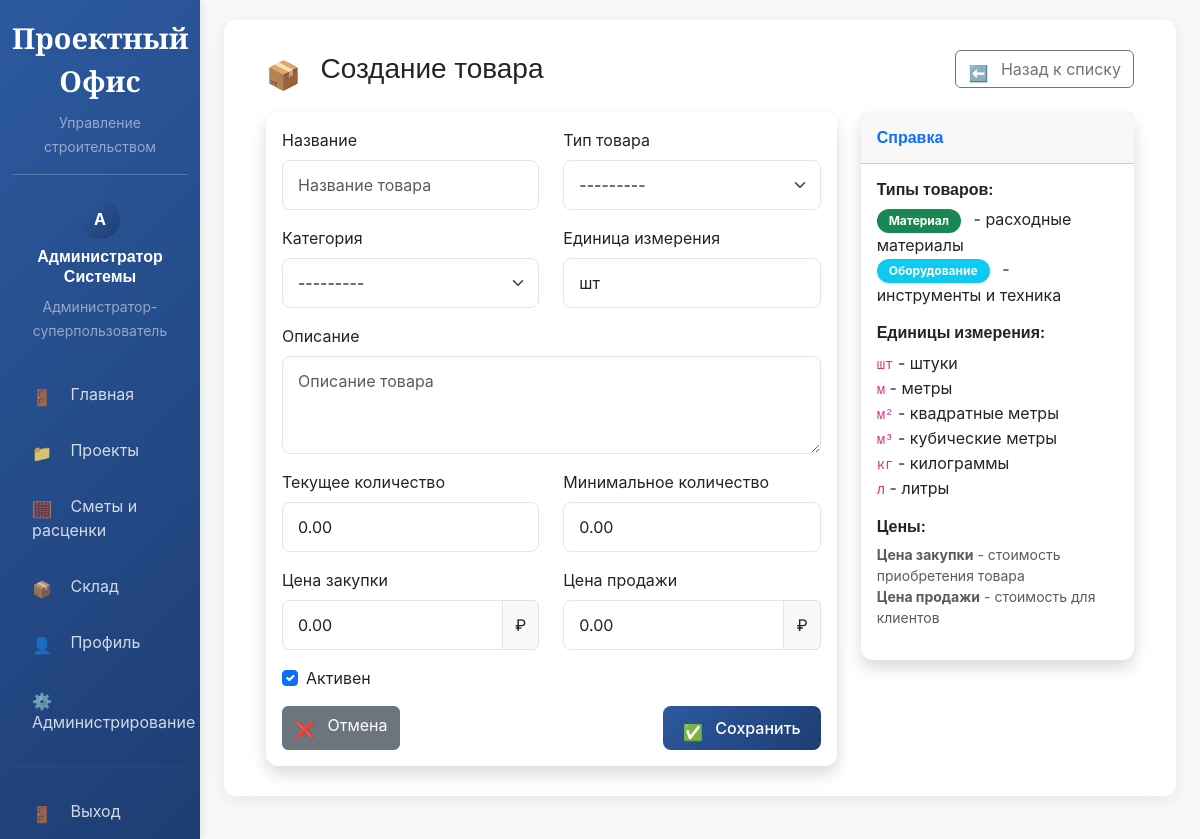
The app's page /warehouse/items/create/ (signed in) with its own data.
### accounts/models.py (models this page shows, shortened)
class User(AbstractUser):
    class Role(models.TextChoices):
        ADMIN = 'admin', _('Администратор-суперпользователь')
        CHIEF_ENGINEER = 'chief_engineer', _('Главный инженер')
        FOREMAN = 'foreman', _('Прораб')
        WAREHOUSE_KEEPER = 'warehouse_keeper', _('Кладовщик')
        SUPPLIER = 'supplier', _('Снабженец')
        ECONOMIST = 'economist', _('Экономист/Начальник коммерческого отдела')
        CONTRACTOR = 'contractor', _('Подрядчик')
    email = models.EmailField(_('Email адрес'), unique=True, blank=True, null=True)
    role = models.CharField(
        _('Роль'),
        max_length=20,
        choices=Role.choices,
        default=Role.CONTRACTOR
    )
    phone = models.CharField(_('Телефон'), max_length=20, blank=True)
    is_active_session = models.BooleanField(_('Активная сессия'), default=False)
    device_fingerprint = models.CharField(
        _('Отпечаток устройства'),
        max_length=128,
        blank=True,
        help_text=_('Уникальный идентификатор устройства пользователя')
    )
    last_login_ip = models.GenericIPAddressField(_('Последний IP'), blank=True, null=True)
    failed_login_attempts = models.PositiveIntegerField(_('Неудачные попытки входа'), default=0)
    locked_until = models.DateTimeField(_('Заблокирован до'), blank=True, null=True)
    created_at = models.DateTimeField(_('Дата создания'), auto_now_add=True)
    updated_at = models.DateTimeField(_('Дата обновления'), auto_now=True)
    objects = UserManager()
    USERNAME_FIELD = 'email'
    REQUIRED_FIELDS = ['first_name', 'last_name']
    class Meta:
        verbose_name = _('Пользователь')
        verbose_name_plural = _('Пользователи')
        db_table = 'users'
    def get_full_name(self):
        full_name = f"{self.first_name} {self.last_name}".strip()
        if full_name:
            return full_name
        elif self.email:
            return self.email
        else:
            return f"User {self.id}"
    def is_admin_role(self):
        return self.role == self.Role.ADMIN or self.is_superuser
    def can_manage_warehouse(self):
        return self.is_admin_role() or self.is_chief_engineer_role() or self.is_warehouse_keeper_role() or self.is_supplier_role()
    def can_view_prices(self):
        return self.is_admin_role() or self.is_chief_engineer_role() or self.is_supplier_role() or self.is_economist_role()
    def can_view_projects(self):
        return self.is_admin_role() or self.is_chief_engineer_role() or self.is_foreman_role() or self.is_contractor_role()
    def can_view_estimates(self):
        return self.is_admin_role() or self.is_chief_engineer_role() or self.is_foreman_role()

### warehouse/views.py (the view)
# urls.py: path('items/create/', views.warehouse_item_create, name='item_create'),
@login_required
def warehouse_item_create(request):
    if request.method == 'POST':
        form = WarehouseItemForm(request.POST, request.FILES)
        if form.is_valid():
            item = form.save(commit=False)
            item.created_by = request.user
            item.save()
            messages.success(request, _('Товар успешно создан.'))
            return redirect('warehouse:item_detail', item_id=item.id)
    else:
        form = WarehouseItemForm()
    context = {
        'form': form,
        'title': _('Создание товара'),
    }
    return render(request, 'warehouse/item_form.html', context)

### templates/warehouse/item_form.html (shortened to what this page needs)
{% extends 'base.html' %}
{% load static %}
{% block content %}
<div class="container-fluid">
    <div class="row">
        <div class="col-12">
            <div class="d-flex justify-content-between align-items-center mb-4">
                <h1 class="h3 mb-0">
                    <i class="bi bi-box-seam me-2"></i>
                    {{ title }}
                </h1>
                <a href="{% url 'warehouse:items_list' %}" class="btn btn-outline-secondary">
                    <i class="bi bi-arrow-left me-1"></i>
                    Назад к списку
                </a>
            </div>
        </div>
    </div>
    <div class="row">
        <div class="col-lg-8">
            <div class="card shadow">
                <div class="card-body">
                    <form method="post" enctype="multipart/form-data">
                        <div class="row">
                            <div class="col-md-6 mb-3">
                                <label for="{{ form.name.id_for_label }}" class="form-label">{{ form.name.label }}</label>
                                {{ form.name }}
                            </div>
                            <div class="col-md-6 mb-3">
                                <label for="{{ form.item_type.id_for_label }}" class="form-label">{{ form.item_type.label }}</label>
                                {{ form.item_type }}
                            </div>
                        </div>
                        <div class="row">
                            <div class="col-md-6 mb-3">
                                <label for="{{ form.category.id_for_label }}" class="form-label">{{ form.category.label }}</label>
                                {{ form.category }}
                            </div>
                            <div class="col-md-6 mb-3">
                                <label for="{{ form.unit.id_for_label }}" class="form-label">{{ form.unit.label }}</label>
                                {{ form.unit }}
                            </div>
                        </div>
                        <div class="mb-3">
                            <label for="{{ form.description.id_for_label }}" class="form-label">{{ form.description.label }}</label>
                            {{ form.description }}
                        </div>
                        <div class="row">
                            <div class="col-md-6 mb-3">
                                <label for="{{ form.current_quantity.id_for_label }}" class="form-label">{{ form.current_quantity.label }}</label>
                                {{ form.current_quantity }}
                            </div>
                            <div class="col-md-6 mb-3">
                                <label for="{{ form.min_quantity.id_for_label }}" class="form-label">{{ form.min_quantity.label }}</label>
                                {{ form.min_quantity }}
                            </div>
                        </div>
                        {% if user.can_view_prices %}
                        <div class="row">
                            <div class="col-md-6 mb-3">
                                <label for="{{ form.purchase_price.id_for_label }}" class="form-label">{{ form.purchase_price.label }}</label>
                                <div class="input-group">
                                    {{ form.purchase_price }}
                                    <span class="input-group-text">₽</span>
                                </div>
                            </div>
                            <div class="col-md-6 mb-3">
                                <label for="{{ form.selling_price.id_for_label }}" class="form-label">{{ form.selling_price.label }}</label>
                                <div class="input-group">
                                    {{ form.selling_price }}
                                    <span class="input-group-text">₽</span>
                                </div>
                            </div>
                        </div>
                        {% endif %}
                        <div class="mb-3">
                            <div class="form-check">
                                {{ form.is_active }}
                                <label class="form-check-label" for="{{ form.is_active.id_for_label }}">
                                    {{ form.is_active.label }}
                                </label>
                            </div>
                        </div>
                        <div class="d-flex justify-content-between">
                            <a href="{% url 'warehouse:items_list' %}" class="btn btn-secondary">
                                <i class="bi bi-x-circle me-1"></i>
                                Отмена
                            </a>
                            <button type="submit" class="btn btn-primary">
                                <i class="bi bi-check-circle me-1"></i>
                                Сохранить
                            </button>
                        </div>
                    </form>
                </div>
            </div>
        </div>
        <div class="col-lg-4">
            <div class="card shadow">
                <div class="card-header py-3">
                    <h6 class="m-0 font-weight-bold text-primary">Справка</h6>
                </div>
                <div class="card-body">
                    <h6>Типы товаров:</h6>
                    <ul class="list-unstyled">
                        <li><span class="badge bg-success me-2">Материал</span> - расходные материалы</li>
                        <li><span class="badge bg-info me-2">Оборудование</span> - инструменты и техника</li>
                    </ul>
                    <h6 class="mt-3">Единицы измерения:</h6>
                    <ul class="list-unstyled">
                        <li><code>шт</code> - штуки</li>
                        <li><code>м</code> - метры</li>
                        <li><code>м²</code> - квадратные метры</li>
                        <li><code>м³</code> - кубические метры</li>
                        <li><code>кг</code> - килограммы</li>
                        <li><code>л</code> - литры</li>
                    </ul>
                    <h6 class="mt-3">Цены:</h6>
                    <p class="small text-muted">
                        <strong>Цена закупки</strong> - стоимость приобретения товара<br>
                        <strong>Цена продажи</strong> - стоимость для клиентов
                    </p>
                </div>
            </div>
        </div>
    </div>
</div>
{% endblock %}

### templates/base.html (shortened to what this page needs)
{% load static %}
<!DOCTYPE html>
<html lang="ru">
<head>
    <link href="https://cdn.jsdelivr.net/npm/bootstrap@5.3.0/dist/css/bootstrap.min.css" rel="stylesheet">
    <link href="https://cdn.jsdelivr.net/npm/bootstrap-icons@1.11.3/font/bootstrap-icons.css" rel="stylesheet">
    <link href="https://cdnjs.cloudflare.com/ajax/libs/bootstrap-icons/1.11.3/bootstrap-icons.min.css" rel="stylesheet">
    <link href="{% static 'css/complete-icons.css' %}" rel="stylesheet">
</head>
<body>
    <div class="container-fluid">
        <div class="row">
            {% if user.is_authenticated %}
            <nav class="col-md-3 col-lg-2 d-md-block sidebar collapse" id="sidebarMenu">
                <div class="position-sticky pt-3">
                    <div class="text-center mb-4 pb-3 border-bottom" style="border-color: rgba(255,255,255,0.2) !important;">
                        <div class="brand-title text-white mb-2" style="color: white !important; -webkit-text-fill-color: white !important;">
                            Проектный Офис
                        </div>
                        <small class="text-white-50">Управление строительством</small>
                    </div>
                    <div class="text-center mb-4">
                        <div class="user-avatar mx-auto mb-2">
                            {{ user.first_name.0|default:user.email.0|upper }}
                        </div>
                        <h6 class="text-white">{{ user.get_full_name|default:user.email }}</h6>
                        <small class="text-white-50">{{ user.get_role_display }}</small>
                    </div>
                    <ul class="nav flex-column">
                        {% if user.is_superuser %}
                        <li class="nav-item">
                            <a class="nav-link {% if request.resolver_match.url_name == 'dashboard' %}active{% endif %}" href="{% url 'projects:dashboard' %}">
                                <i class="bi bi-house-door"></i>
                                Главная
                            </a>
                        </li>
                        {% endif %}
                        {% if user.can_view_projects %}
                        <li class="nav-item">
                            <a class="nav-link {% if request.resolver_match.url_name == 'list' %}active{% endif %}" href="{% url 'projects:list' %}">
                                <i class="bi bi-folder"></i>
                                Проекты
                            </a>
                        </li>
                        {% endif %}
                        {% if user.can_view_estimates %}
                        <li class="nav-item">
                            <a class="nav-link {% if 'estimate' in request.resolver_match.url_name %}active{% endif %}" href="{% url 'projects:estimate_rates_list' %}">
                                <i class="bi bi-calculator"></i>
                                Сметы и расценки
                            </a>
                        </li>
                        {% endif %}
                        {% if user.can_manage_warehouse %}
                        <li class="nav-item">
                            <a class="nav-link {% if 'warehouse' in request.resolver_match.url_name %}active{% endif %}" href="{% url 'warehouse:dashboard' %}">
                                <i class="bi bi-box-seam"></i>
                                Склад
                            </a>
                        </li>
                        {% endif %}
                        <li class="nav-item">
                            <a class="nav-link {% if request.resolver_match.url_name == 'profile' %}active{% endif %}" href="{% url 'accounts:profile' %}">
                                <i class="bi bi-person"></i>
                                Профиль
                            </a>
                        </li>
                        {% if user.is_admin_role %}
                        <li class="nav-item">
                            <a class="nav-link" href="{% url 'admin_panel:dashboard' %}">
                                <i class="bi bi-gear"></i>
                                Администрирование
                            </a>
                        </li>
                        {% endif %}
                    </ul>
                    <hr class="my-3" style="border-color: rgba(255,255,255,0.2);">
                    <ul class="nav flex-column">
                        <li class="nav-item">
                            <a class="nav-link" href="{% url 'accounts:logout' %}">
                                <i class="bi bi-box-arrow-right"></i>
                                Выход
                            </a>
                        </li>
                    </ul>
                </div>
            </nav>
            {% endif %}
            <main class="col-md-9 ms-sm-auto col-lg-10 px-md-4">
                <div class="main-content fade-in">
                    {% block content %}{% endblock %}
                </div>
            </main>
        </div>
    </div>
</body>
</html>

### records on screen
User: first_name.0 "А", get_full_name "Администратор Системы", role "Администратор-суперпользователь"

### other values on screen
{{ title }} "Создание товара"
